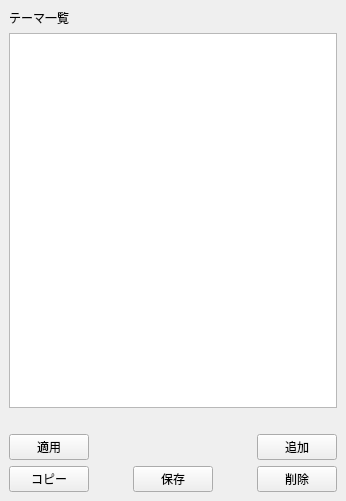
<?xml version="1.0" encoding="UTF-8"?>
<ui version="4.0">
 <class>MapThemeManagerDockWidgetBase</class>
 <widget class="QDockWidget" name="MapThemeManagerDockWidgetBase">
  <property name="geometry">
   <rect>
    <x>0</x>
    <y>0</y>
    <width>346</width>
    <height>501</height>
   </rect>
  </property>
  <property name="windowTitle">
   <string>テーマ編集一覧</string>
  </property>
  <widget class="QWidget" name="dockWidgetContents">
   <layout class="QVBoxLayout" name="verticalLayout">
    <item>
     <widget class="QLabel" name="label_2">
      <property name="sizePolicy">
       <sizepolicy hsizetype="Expanding" vsizetype="Preferred">
        <horstretch>0</horstretch>
        <verstretch>0</verstretch>
       </sizepolicy>
      </property>
      <property name="text">
       <string>テーマ一覧</string>
      </property>
     </widget>
    </item>
    <item>
     <widget class="QListWidget" name="listWidget"/>
    </item>
    <item>
     <widget class="QLabel" name="label">
      <property name="text">
       <string/>
      </property>
     </widget>
    </item>
    <item>
     <layout class="QHBoxLayout" name="horizontalLayout">
      <item>
       <widget class="QPushButton" name="btn_apply">
        <property name="text">
         <string>適用</string>
        </property>
       </widget>
      </item>
      <item>
       <spacer name="horizontalSpacer_2">
        <property name="orientation">
         <enum>Qt::Horizontal</enum>
        </property>
        <property name="sizeHint" stdset="0">
         <size>
          <width>40</width>
          <height>20</height>
         </size>
        </property>
       </spacer>
      </item>
      <item>
       <widget class="QPushButton" name="btn_insert">
        <property name="text">
         <string>追加</string>
        </property>
       </widget>
      </item>
     </layout>
    </item>
    <item>
     <layout class="QHBoxLayout" name="horizontalLayout_2">
      <item>
       <widget class="QPushButton" name="btn_copy">
        <property name="text">
         <string>コピー</string>
        </property>
       </widget>
      </item>
      <item>
       <spacer name="horizontalSpacer_3">
        <property name="orientation">
         <enum>Qt::Horizontal</enum>
        </property>
        <property name="sizeHint" stdset="0">
         <size>
          <width>40</width>
          <height>20</height>
         </size>
        </property>
       </spacer>
      </item>
      <item>
       <widget class="QPushButton" name="btn_save">
        <property name="text">
         <string>保存</string>
        </property>
       </widget>
      </item>
      <item>
       <spacer name="horizontalSpacer">
        <property name="orientation">
         <enum>Qt::Horizontal</enum>
        </property>
        <property name="sizeHint" stdset="0">
         <size>
          <width>40</width>
          <height>20</height>
         </size>
        </property>
       </spacer>
      </item>
      <item>
       <widget class="QPushButton" name="btn_delete">
        <property name="text">
         <string>削除</string>
        </property>
       </widget>
      </item>
     </layout>
    </item>
   </layout>
  </widget>
 </widget>
 <tabstops>
  <tabstop>btn_apply</tabstop>
 </tabstops>
 <resources/>
 <connections/>
</ui>
